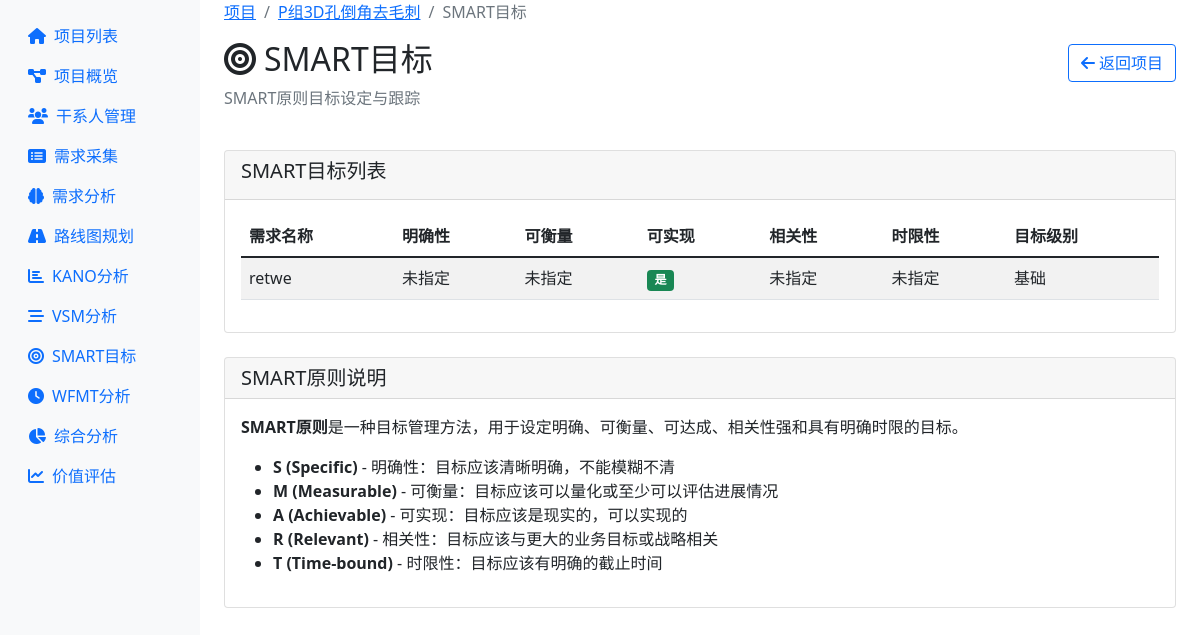
Page /project/1/smart (signed in) on the committed database.
### models.py (models this page shows, shortened)
class Project(db.Model):
    __tablename__ = 'projects'
    id = db.Column(db.Integer, primary_key=True)
    name = db.Column(db.String(100), nullable=False)
    description = db.Column(db.Text)
    created_at = db.Column(db.DateTime, default=datetime.utcnow)
    updated_at = db.Column(db.DateTime, default=datetime.utcnow, onupdate=datetime.utcnow)
    stakeholders = db.relationship('Stakeholder', backref='project', lazy=True, cascade='all, delete-orphan')
    requirements = db.relationship('Requirement', backref='project', lazy=True, cascade='all, delete-orphan')
    milestones = db.relationship('Milestone', backref='project', lazy=True, cascade='all, delete-orphan')

class Requirement(db.Model):
    __tablename__ = 'requirements'
    id = db.Column(db.Integer, primary_key=True)
    project_id = db.Column(db.Integer, db.ForeignKey('projects.id'), nullable=False)
    title = db.Column(db.String(200), nullable=False)
    requirement_type = db.Column(db.String(50))  # 类型
    scenario = db.Column(db.Text)  # 场景
    problem = db.Column(db.Text)  # 解决的问题
    current_solution = db.Column(db.Text)  # 当前解决方案
    goal = db.Column(db.Text)  # 目标
    expected_solution = db.Column(db.Text)  # 预期方案
    value = db.Column(db.Text)  # 价值
    priority_level = db.Column(db.String(20), default='medium')  # 优先级
    other_info = db.Column(db.Text)  # 其他
    source = db.Column(db.String(100))  # 需求来源
    category = db.Column(db.String(50))  # 需求类别
    priority = db.Column(db.String(20), default='medium')  # low, medium, high, critical
    status = db.Column(db.String(20), default='collected')  # collected, analyzing, confirmed, rejected, completed
    acceptance_criteria = db.Column(db.Text)  # 验收标准
    created_at = db.Column(db.DateTime, default=datetime.utcnow)
    updated_at = db.Column(db.DateTime, default=datetime.utcnow, onupdate=datetime.utcnow)
    estimated_business_value = db.Column(db.Integer, default=5)  # 预估业务价值 (1-10)
    estimated_user_value = db.Column(db.Integer, default=5)      # 预估用户价值 (1-10)
    estimated_technical_value = db.Column(db.Integer, default=5) # 预估技术价值 (1-10)
    estimated_effort = db.Column(db.Integer, default=5)          # 预估工作量 (1-10)
    estimated_roi = db.Column(db.Float, default=0.0)             # 预估ROI
    actual_business_value = db.Column(db.Integer, default=0)     # 实际业务价值 (1-10)
    actual_user_value = db.Column(db.Integer, default=0)         # 实际用户价值 (1-10)
    actual_technical_value = db.Column(db.Integer, default=0)    # 实际技术价值 (1-10)
    actual_effort = db.Column(db.Integer, default=0)             # 实际工作量 (1-10)
    actual_roi = db.Column(db.Float, default=0.0)                # 实际ROI
    value_assessor = db.Column(db.String(100))                   # 价值评估人
    value_assessment_date = db.Column(db.DateTime)               # 价值评估日期
    actual_value_assessor = db.Column(db.String(100))            # 实际价值评估人
    actual_value_assessment_date = db.Column(db.DateTime)        # 实际价值评估日期
    expected_completion_date = db.Column(db.Date)                # 期望完成日期
    assigned_milestone_id = db.Column(db.Integer, db.ForeignKey('milestones.id'))  # 分配的里程碑
    vsm_process_steps = db.Column(db.Text)  # 价值流步骤
    cycle_time = db.Column(db.Float)        # 周期时间
    lead_time = db.Column(db.Float)         # 交付时间
    process_efficiency = db.Column(db.Float) # 流程效率
    vsm_current_state = db.Column(db.Text)  # 当前状态图
    vsm_future_state = db.Column(db.Text)   # 未来状态图
    kano_category = db.Column(db.String(20))  # KANO分类: must-be, one-dimensional, attractive, indifferent, reverse
    kano_survey_data = db.Column(db.Text)     # 调查数据
    kano_priority_score = db.Column(db.Float) # 优先级评分
    kano_positive_answer = db.Column(db.String(20))  # 正向问题答案
    kano_negative_answer = db.Column(db.String(20))  # 反向问题答案
    smart_specific = db.Column(db.Text)       # 明确性
    smart_measurable = db.Column(db.Text)     # 可衡量
    smart_achievable = db.Column(db.Boolean)  # 可实现
    smart_relevant = db.Column(db.Text)       # 相关性
    smart_timebound = db.Column(db.Date)      # 时限性
    smart_target_level = db.Column(db.String(20))  # 目标级别: basic, challenge, ideal
    wfmt_analysis = db.Column(db.Text)        # 动作分析数据
    standard_time = db.Column(db.Float)       # 标准时间
    improvement_potential = db.Column(db.Float) # 改善潜力
    wfmt_tmu_total = db.Column(db.Float)      # 总TMU时间
    wfmt_allowance_rate = db.Column(db.Float) # 宽放率
    user_research_data = db.Column(db.Text)           # 用户调研数据
    user_feedback = db.Column(db.Text)                # 用户反馈
    user_satisfaction = db.Column(db.Integer)         # 用户满意度评分 (1-10)
    target_user_group = db.Column(db.String(100))     # 目标用户群体
    competitor_analysis = db.Column(db.Text)          # 竞品分析
    competitor_products = db.Column(db.String(200))   # 相关竞品列表
    competitive_advantage = db.Column(db.Text)        # 竞争优势
    market_research = db.Column(db.Text)              # 市场调研数据
    market_size = db.Column(db.String(50))            # 市场规模
    market_trends = db.Column(db.Text)                # 市场趋势
    current_state_analysis = db.Column(db.Text)       # 当前产品状态分析
    product_lifecycle_stage = db.Column(db.String(50)) # 产品生命周期阶段
    technical_constraints = db.Column(db.Text)         # 技术约束条件
    resource_constraints = db.Column(db.Text)          # 资源约束条件
    short_term_plan = db.Column(db.Text)              # 短期规划
    medium_term_plan = db.Column(db.Text)             # 中期规划
    long_term_plan = db.Column(db.Text)               # 长期规划
    strategic_alignment = db.Column(db.Text)           # 战略对齐说明
    risk_assessment = db.Column(db.Text)              # 风险评估
    technical_risks = db.Column(db.Text)              # 技术风险
    business_risks = db.Column(db.Text)               # 业务风险
    implementation_risks = db.Column(db.Text)         # 实施风险
    development_cost_estimate = db.Column(db.Integer) # 开发成本估算
    operational_cost_estimate = db.Column(db.Integer) # 运营成本估算
    expected_revenue = db.Column(db.Integer)          # 预期收益
    cost_benefit_analysis = db.Column(db.Text)        # 成本效益分析
    implementation_priority = db.Column(db.String(20)) # 实施优先级
    dependencies = db.Column(db.Text)                  # 依赖关系
    alternative_solutions = db.Column(db.Text)         # 替代方案
    success_metrics = db.Column(db.Text)               # 成功指标
    kano_survey_completed = db.Column(db.Boolean, default=False)  # KANO调查完成状态
    kano_survey_date = db.Column(db.DateTime)          # KANO调查日期
    kano_positive_question = db.Column(db.Text)        # 正向问题
    kano_negative_question = db.Column(db.Text)        # 反向问题
    vsm_analyzed = db.Column(db.Boolean, default=False)  # VSM分析完成状态
    vsm_analysis_date = db.Column(db.DateTime)        # VSM分析日期
    vsm_process_steps_json = db.Column(db.Text)       # 流程步骤JSON数据
    vsm_improvement_actions = db.Column(db.Text)      # 改善措施
    smart_goal_set = db.Column(db.Boolean, default=False)  # SMART目标设定状态
    smart_goal_date = db.Column(db.DateTime)          # SMART目标设定日期
    smart_progress = db.Column(db.Float, default=0.0) # 目标完成进度
    smart_measurement_unit = db.Column(db.String(50)) # 衡量单位
    wfmt_analyzed = db.Column(db.Boolean, default=False)  # WFMT分析完成状态
    wfmt_analysis_date = db.Column(db.DateTime)       # WFMT分析日期
    wfmt_action_sequence = db.Column(db.Text)         # 动作序列JSON
    wfmt_before_time = db.Column(db.Float)            # 改善前时间
    wfmt_after_time = db.Column(db.Float)             # 改善后时间
    wfmt_time_saved = db.Column(db.Float)             # 节省时间

### app.py (the view)
@app.route('/project/<int:project_id>/smart')
@login_required
def smart_goals(project_id):
    project = Project.query.get_or_404(project_id)
    requirements = Requirement.query.filter_by(project_id=project_id).filter(Requirement.smart_specific != None).all()
    response = make_response(render_template('smart_goals.html',
                          project=project,
                          requirements=requirements))
    return response

### app.py (called while the page is built)
@app.after_request
def after_request(response):
    response.headers["Cache-Control"] = "no-cache, no-store, must-revalidate"
    response.headers["Pragma"] = "no-cache"
    response.headers["Expires"] = "0"
    return response

def login_required(f):
    @functools.wraps(f)
    def decorated_function(*args, **kwargs):
        if 'user_id' not in session:
            return jsonify({'success': False, 'error': '需要登录'}), 401
        return f(*args, **kwargs)
    return decorated_function

### templates/smart_goals.html (shortened to what this page needs)
{% extends "base.html" %}
{% block content %}
<div class="row mb-4">
    <div class="col-12">
        <nav aria-label="breadcrumb">
            <ol class="breadcrumb">
                <li class="breadcrumb-item"><a href="{{ url_for('index') }}">项目</a></li>
                <li class="breadcrumb-item"><a href="{{ url_for('project_detail', project_id=project.id) }}">{{ project.name }}</a></li>
                <li class="breadcrumb-item active">SMART目标</li>
            </ol>
        </nav>
        <div class="d-flex justify-content-between align-items-center">
            <h2><i class="fas fa-bullseye me-2"></i>SMART目标</h2>
            <a href="{{ url_for('project_detail', project_id=project.id) }}" class="btn btn-outline-primary">
                <i class="fas fa-arrow-left me-1"></i>返回项目
            </a>
        </div>
        <p class="text-muted">SMART原则目标设定与跟踪</p>
    </div>
</div>
<div class="row">
    <div class="col-12">
        <div class="card">
            <div class="card-header">
                <h5>SMART目标列表</h5>
            </div>
            <div class="card-body">
                {% if requirements %}
                <div class="table-responsive">
                    <table class="table table-striped table-hover">
                        <thead>
                            <tr>
                                <th>需求名称</th>
                                <th>明确性</th>
                                <th>可衡量</th>
                                <th>可实现</th>
                                <th>相关性</th>
                                <th>时限性</th>
                                <th>目标级别</th>
                            </tr>
                        </thead>
                        <tbody>
                            {% for requirement in requirements %}
                            <tr>
                                <td>{{ requirement.title }}</td>
                                <td>{{ requirement.smart_specific or '未指定' }}</td>
                                <td>{{ requirement.smart_measurable or '未指定' }}</td>
                                <td>
                                    {% if requirement.smart_achievable == true %}
                                        <span class="badge bg-success">是</span>
                                    {% elif requirement.smart_achievable == false %}
                                        <span class="badge bg-danger">否</span>
                                    {% else %}
                                        未指定
                                    {% endif %}
                                </td>
                                <td>{{ requirement.smart_relevant or '未指定' }}</td>
                                <td>
                                    {% if requirement.smart_timebound %}
                                        {{ requirement.smart_timebound }}
                                    {% else %}
                                        未指定
                                    {% endif %}
                                </td>
                                <td>{{ requirement.smart_target_level or '基础' }}</td>
                            </tr>
                            {% endfor %}
                        </tbody>
                    </table>
                </div>
                {% else %}
                <div class="text-center py-5">
                    <i class="fas fa-inbox fa-3x text-muted mb-3"></i>
                    <h5 class="text-muted">暂无SMART目标数据</h5>
                    <p class="text-muted">该项目尚未添加任何SMART目标相关的需求数据</p>
                </div>
                {% endif %}
            </div>
        </div>
    </div>
</div>
<div class="row mt-4">
    <div class="col-12">
        <div class="card">
            <div class="card-header">
                <h5 class="mb-0">SMART原则说明</h5>
            </div>
            <div class="card-body">
                <p><strong>SMART原则</strong>是一种目标管理方法，用于设定明确、可衡量、可达成、相关性强和具有明确时限的目标。</p>
                <ul>
                    <li><strong>S (Specific)</strong> - 明确性：目标应该清晰明确，不能模糊不清</li>
                    <li><strong>M (Measurable)</strong> - 可衡量：目标应该可以量化或至少可以评估进展情况</li>
                    <li><strong>A (Achievable)</strong> - 可实现：目标应该是现实的，可以实现的</li>
                    <li><strong>R (Relevant)</strong> - 相关性：目标应该与更大的业务目标或战略相关</li>
                    <li><strong>T (Time-bound)</strong> - 时限性：目标应该有明确的截止时间</li>
                </ul>
            </div>
        </div>
    </div>
</div>
{% endblock %}

### rows in the picture
Project: name "P组3D孔倒角去毛刺"
Requirement: title "retwe", smart_specific "未指定", smart_measurable "未指定", smart_achievable "是", smart_relevant "未指定", smart_target_level "基础"
